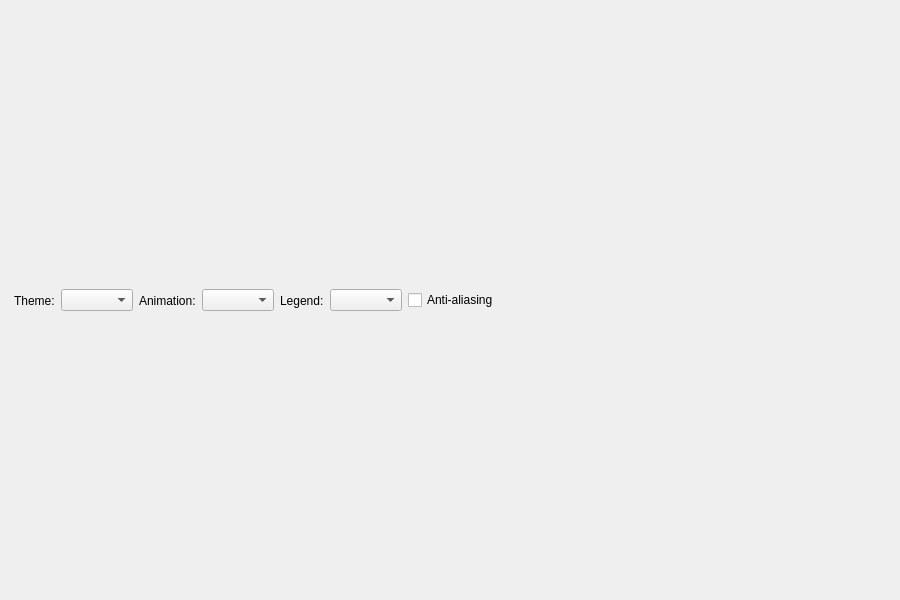
<?xml version="1.0" encoding="UTF-8"?>
<ui version="4.0">
 <class>Stats</class>
 <widget class="QWidget" name="Stats">
  <property name="geometry">
   <rect>
    <x>0</x>
    <y>0</y>
    <width>900</width>
    <height>600</height>
   </rect>
  </property>
  <property name="windowTitle">
   <string>Form</string>
  </property>
  <widget class="QWidget" name="layoutWidget">
   <property name="geometry">
    <rect>
     <x>14</x>
     <y>15</y>
     <width>871</width>
     <height>571</height>
    </rect>
   </property>
   <layout class="QHBoxLayout" name="horizontalLayout">
    <item>
     <widget class="QLabel" name="themeLabel">
      <property name="text">
       <string>Theme:</string>
      </property>
     </widget>
    </item>
    <item>
     <widget class="QComboBox" name="themeComboBox"/>
    </item>
    <item>
     <widget class="QLabel" name="animatedLabel">
      <property name="text">
       <string>Animation:</string>
      </property>
     </widget>
    </item>
    <item>
     <widget class="QComboBox" name="animatedComboBox"/>
    </item>
    <item>
     <widget class="QLabel" name="legendLabel">
      <property name="text">
       <string>Legend:</string>
      </property>
     </widget>
    </item>
    <item>
     <widget class="QComboBox" name="legendComboBox"/>
    </item>
    <item>
     <widget class="QCheckBox" name="antialiasCheckBox">
      <property name="text">
       <string>Anti-aliasing</string>
      </property>
      <property name="checked">
       <bool>false</bool>
      </property>
     </widget>
    </item>
    <item>
     <spacer name="horizontalSpacer">
      <property name="orientation">
       <enum>Qt::Horizontal</enum>
      </property>
      <property name="sizeHint" stdset="0">
       <size>
        <width>40</width>
        <height>20</height>
       </size>
      </property>
     </spacer>
    </item>
   </layout>
  </widget>
 </widget>
 <resources/>
 <connections/>
</ui>
